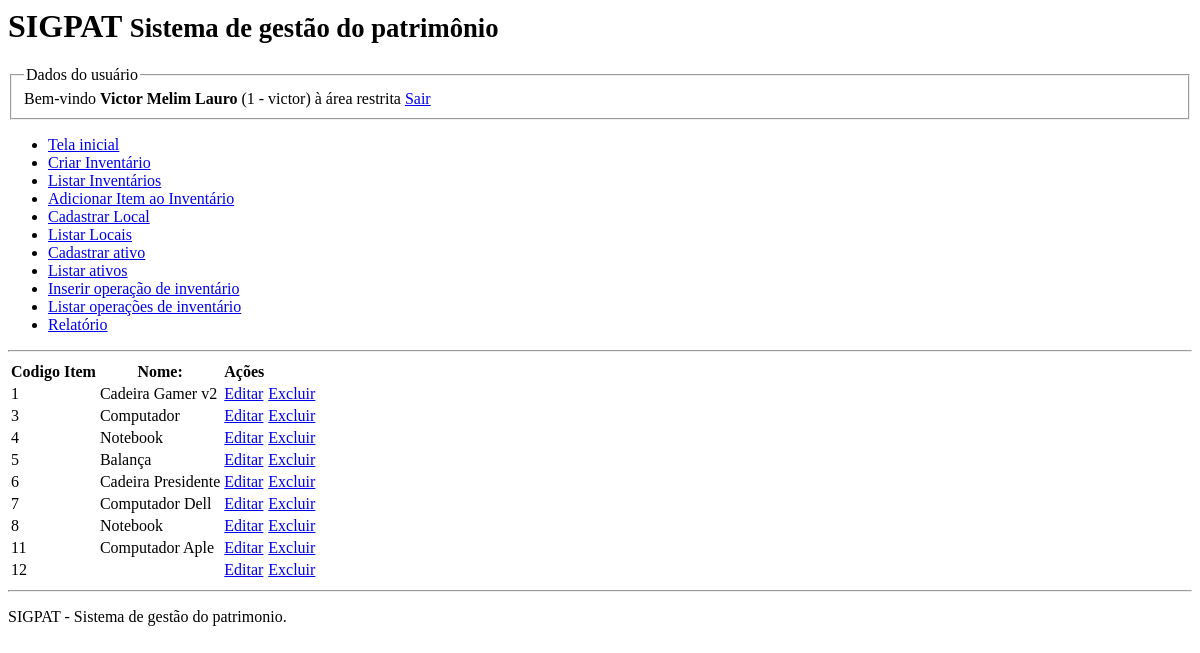
Page /modulos/itens/lista_itens.php (signed in) on the earlier database version.
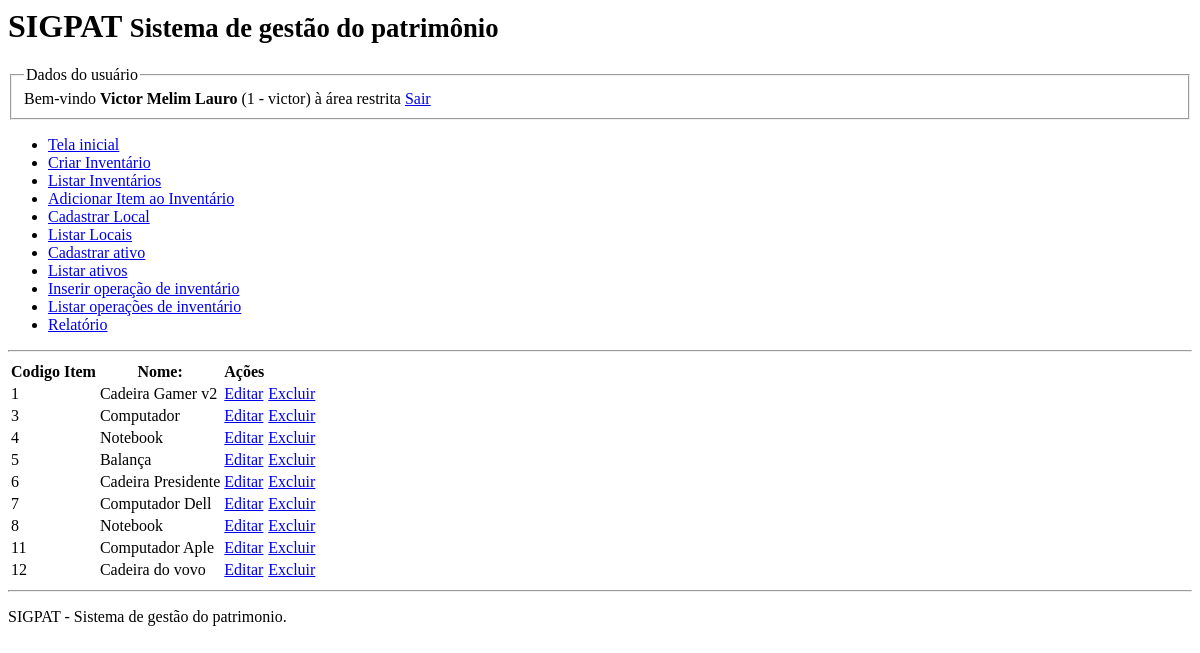
Same page on the later database version.
### tables this page shows
CREATE TABLE `itens` (
  `cod_item` int NOT NULL,
  `numpat_item` int NOT NULL,
  `cod_local` int DEFAULT NULL,
  `nome_item` varchar(255) DEFAULT NULL,
  `preco_item` decimal(10,2) DEFAULT NULL
);

### DAO/MySQL.php (called while the page is built)
<?php
class Mysql extends PDO {
    private $host = "localhost";
    private $usuario="aula01tiagoas";
    private $senha="aula01tiagoas";
    private $db="aula01tiagoas";
    private $opcoes = array(PDO::ATTR_ERRMODE => PDO::ERRMODE_EXCEPTION);
    public function __construct()
    {
        $dsn = "mysql:host=" . $this->host . ";dbname=" . $this->db;
        return parent::__construct($dsn, $this->usuario, $this->senha, $this->opcoes);
    }
}

### DAO/ItemDAO.php (called while the page is built, shortened)
<?php
class ItemDAO {
    private $conexao;
     public function __construct()
     {
        include_once 'MySQL.php';
        $this->conexao = new Mysql();
     }
    public function getAllRows() {
        $stmt = $this->conexao->prepare("SELECT * FROM itens");
        $stmt->execute();
        $arr_itens = array();
        while($c = $stmt->fetchObject())
            $arr_itens[] = $c;
        return $arr_itens;
    }
}

### modulos/itens/lista_itens.php (the view, shortened to what this page needs)
<?php
try {
    include "../../DAO/ItemDAO.php";
    $item_dao = new ItemDAO();
    $lista_itens = $item_dao->getAllRows();
    $total_itens = count($lista_itens);
} catch(Exception $e) {
    echo $e->getMessage();
}
?>
<html>
    <head>
    </head>
    <body>
        <?php include '../../includes/cabecalho.php' ?>
        <main>
        <table>
                <thead>
                    <tr>
                        <th>Codigo Item</th>
                        <th>Nome:</th>
                        <th>Ações</th>
                    </tr>
                </thead>
                <tbody>
                    <?php for($i=0; $i<$total_itens; $i++): ?>
                    <tr>
                        <td> <?= $lista_itens[$i]->cod_item ?> </td>
                        <td> <?= $lista_itens[$i]->nome_item ?> </td>
                        <td>
                            <a href="cadastrar_item.php?cod_item=<?= $lista_itens[$i]->cod_item ?>">
                                Editar</a>
                        </td>
                        <td>
                            <a href="cadastrar_item.php?excluir=true&cod_item=<?= $lista_itens[$i]->cod_item ?>">
                                Excluir</a>
                        </td>
                    </tr>
                    <?php endfor ?>
                </tbody>
            </table>
        </main>
        <?php include '../../includes/rodape.php' ?>
    </body>
</html>

Differences in the rows shown:
changed itens id 12: nome_item (not shown) → "Cadeira do vovo"
